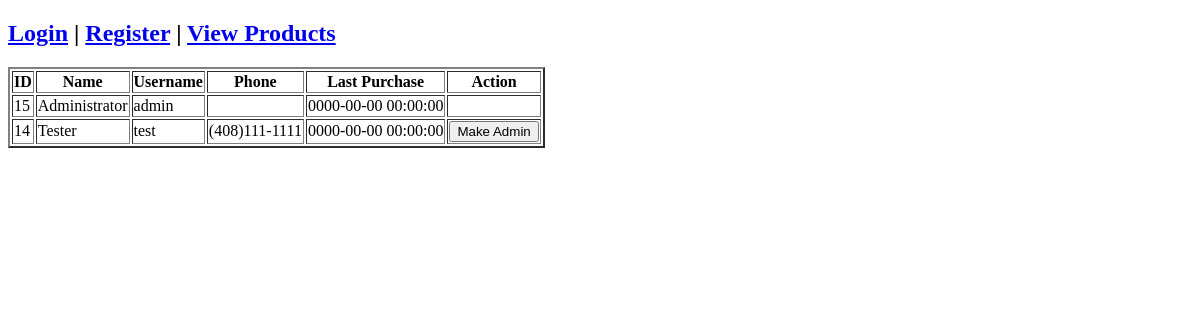
Page /viewusers.php on the earlier database version.
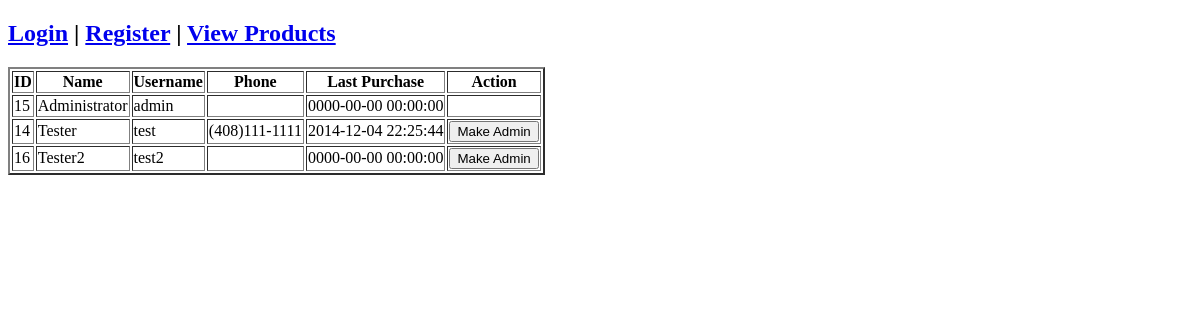
Same page on the later database version.
### tables this page shows
CREATE TABLE IF NOT EXISTS `users` (
  `username` varchar(20) NOT NULL,
  `password` varchar(20) NOT NULL,
  `customerID` int(11) NOT NULL,
  `role` enum('A','U','M') NOT NULL,
  PRIMARY KEY (`username`),
  KEY `customerID` (`customerID`)
);

CREATE TABLE IF NOT EXISTS `customer` (
  `customerID` int(11) NOT NULL AUTO_INCREMENT,
  `name` varchar(50) NOT NULL,
  `address` varchar(100) NOT NULL,
  `phone` varchar(20) NOT NULL,
  `creditcard` varchar(16) NOT NULL,
  `lastpurchase` datetime NOT NULL,
  `username` varchar(20) NOT NULL,
  PRIMARY KEY (`customerID`),
  UNIQUE KEY `username` (`username`)
);

### Web/viewusers.php (the view, shortened to what this page needs)
<?php
	require_once("dbconnect.php");
	function printusers(){
		global $conn,$myRole;
		echo "
			<table border='2'>
				<thead>
					<tr>
						<th>ID</th>
						<th>Name</th>
						<th>Username</th>
						<th>Phone</th>
						<th>Last Purchase</th>
						<th>Action</th>
					</tr>
				</thead>
		";
		$query = "CALL GetUserInfo();";
		$result = mysqli_query($conn,$query);
		while($data = mysqli_fetch_array($result)){
			$custID = $data['customerID'];
			$name = $data['name'];
			$username = $data['username'];
			$phone = $data['phone'];
			$lastpurchase = $data['lastpurchase'];
			$role = $data['role'];
			echo "<tr>";
			echo "<td>" . $custID . "</td>";
			echo "<td>" . $name . "</td>";
			echo "<td>" . $username . "</td>";
			echo "<td>" . $phone . "</td>";
			echo "<td>" . $lastpurchase . "</td>";
			echo "<td>";
			if ($role == 'U') {
				echo "<button type='button' class='makeadmin' onclick='changerole($custID,\"A\")'>Make Admin</button>";
			}
			echo "</td></tr>";
		}
	}
?>
<!DOCTYPE html>
<html>
	<head>
	</head>
	<body>
		<?php
			require_once("navbar.php");
			printusers();
		?>
	</body>
</html>

Differences in the rows shown:
changed through a linked row, users "test": customerID.lastpurchase "0000-00-00 00:00:00" → "2014-12-04 22:25:44"
added users: customerID "16", customerID.name "Tester2", username "test2", customerID.lastpurchase "0000-00-00 00:00:00"
